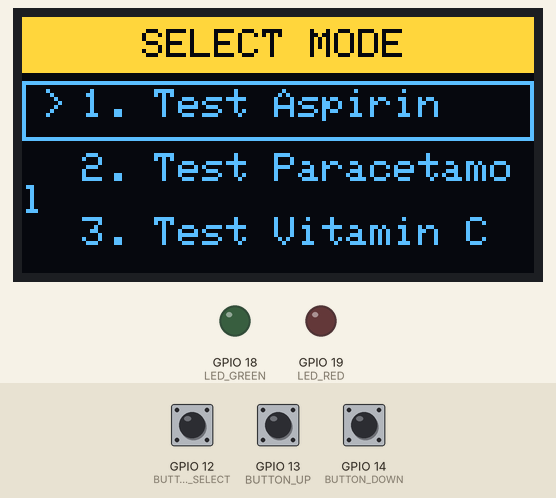
A sketch run on a simulated ESP32. Shown: 128×64 one-colour display, output pins drawn as LEDs (lit = HIGH). Inputs (shaded band) come from the test bench; at power-on: GPIO 12 (BUTTON_SELECT) HIGH, GPIO 13 (BUTTON_UP) HIGH, GPIO 14 (BUTTON_DOWN) HIGH. The OLED is the two-colour kind (top 16 rows yellow); random numbers use the default seed unless the sketch sets one.

Above: at 3.2 s.
3.3 s: GPIO 12 (BUTTON_SELECT) pulled LOW for 1 s
At 4.02 s:
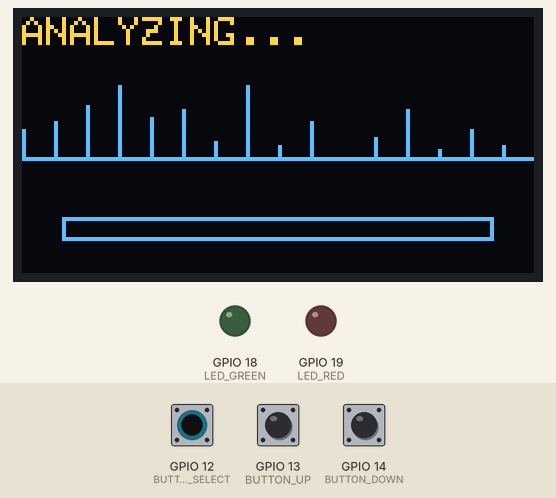
4.9 s: GPIO 13 (BUTTON_UP) pulled LOW for 3.2 s
At 9.1 s:
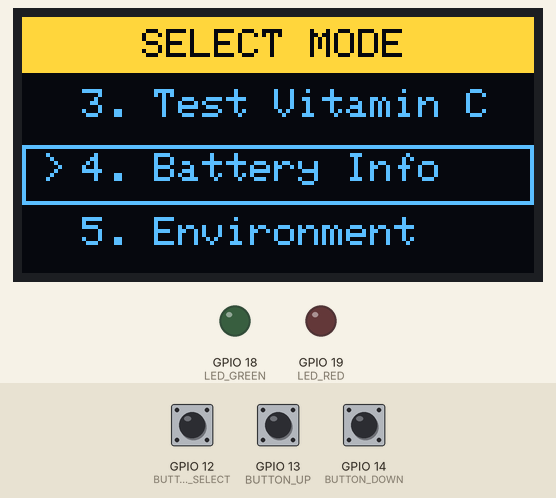
9.6 s: GPIO 14 (BUTTON_DOWN) pulled LOW for 1 s
At 11.3 s:
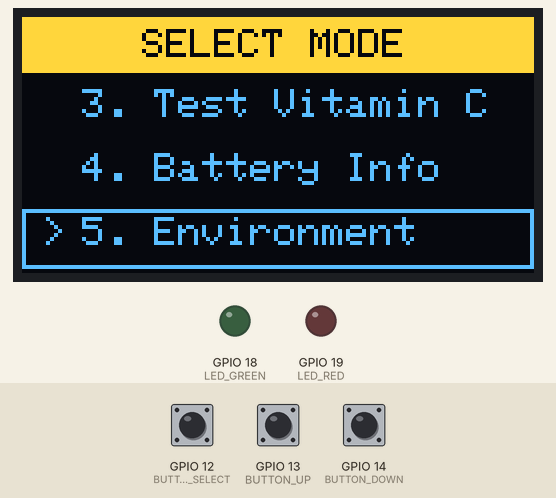
12.1 s: GPIO 12 (BUTTON_SELECT) pulled LOW for 0.15 s
At 13.4 s:
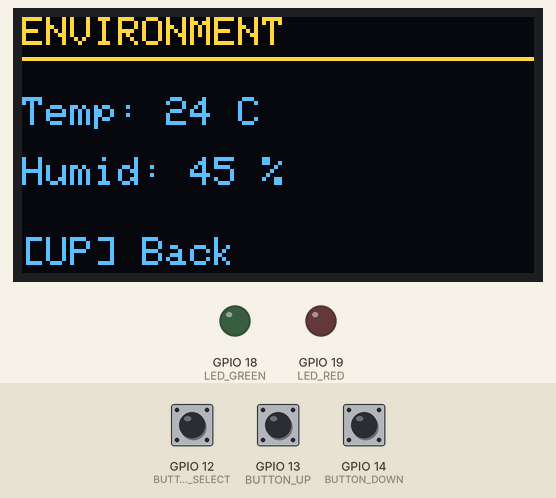
13.9 s: GPIO 13 (BUTTON_UP) pulled LOW for 0.15 s
At 15.2 s:
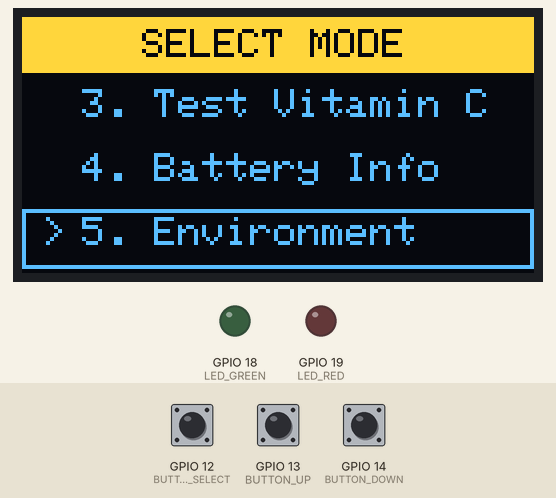
15.7 s: GPIO 13 (BUTTON_UP) pulled LOW for 1 s
At 16.14 s:
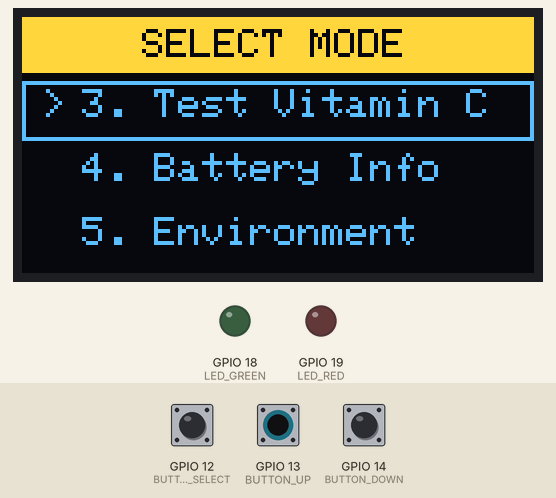
Timing chart, 0 to 18.7 s (numbered marks = the images above; inputs shaded):
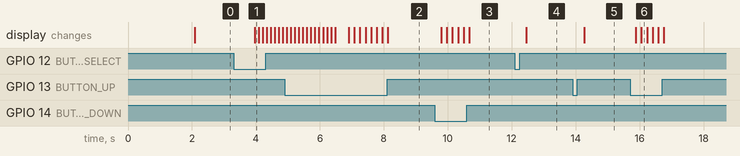

Measured:
- after the input at 3.3 s, the display: changes after 0.66 s (image 1)
- after the input at 9.6 s, the display: changes after 0.19 s (image 3)
- after the input at 12.1 s, the display: changes after 0.36 s (image 4)
- after the input at 13.9 s, the display: changes after 0.37 s (image 5)
- after the input at 15.7 s, the display: first changes after 0.18 s (image 6 shows a later state)

The sketch:

esp32_code_oled_display_only.ino
```cpp
#include <Wire.h>
#include <Adafruit_GFX.h>
#include <Adafruit_SSD1306.h>
#include "drug_model.h"  // YOUR AI BRAIN

// --- 1. CONFIGURATION ---
#define SCREEN_WIDTH 128
#define SCREEN_HEIGHT 64
#define OLED_RESET    -1
Adafruit_SSD1306 display(SCREEN_WIDTH, SCREEN_HEIGHT, &Wire, OLED_RESET);

// --- PINS ---
const int BUTTON_UP = 13;      // Move Up / Back
const int BUTTON_DOWN = 14;    // Move Down
const int BUTTON_SELECT = 12;  // Select / Start
const int LED_GREEN = 18;      // Real
const int LED_RED = 19;        // Fake

// --- SAFETY GATES (Strict Logic) ---
const int ASPIRIN_MIN = 2600, ASPIRIN_MAX = 3000;
const int PARA_MIN    = 2450, PARA_MAX    = 2750;
const int VITC_MIN    = 3130, VITC_MAX    = 3200;

// --- MENU SYSTEM ---
const char *options[] = {
  "1. Test Aspirin",
  "2. Test Paracetamol",
  "3. Test Vitamin C",
  "4. Battery Info",
  "5. Environment"
};
const int menuLength = 5;
int selected = 0;
int topVisible = 0;

// --- STATES ---
enum SystemState { STATE_MENU, STATE_READY, STATE_SCANNING, STATE_RESULT, STATE_INFO };
SystemState currentState = STATE_MENU;

// --- RESULT VARIABLES ---
bool isAuthentic = false;
String failReason = "";
float detectedAmp = 0;
int aiClass = 0;

void setup() {
  Serial.begin(115200);
  Wire.begin(21, 22); // ESP32 I2C

  // Setup Hardware
  pinMode(BUTTON_UP, INPUT_PULLUP);
  pinMode(BUTTON_DOWN, INPUT_PULLUP);
  pinMode(BUTTON_SELECT, INPUT_PULLUP);
  pinMode(LED_GREEN, OUTPUT);
  pinMode(LED_RED, OUTPUT);

  digitalWrite(LED_GREEN, LOW);
  digitalWrite(LED_RED, LOW);

  // Init OLED
  if(!display.begin(SSD1306_SWITCHCAPVCC, 0x3C)) {
    Serial.println(F("SSD1306 allocation failed"));
    for(;;);
  }
  display.setRotation(2); // Rotation as per your request

  // Splash Screen
  showSplashScreen();
}

void loop() {
  switch (currentState) {
    case STATE_MENU:     handleMenu(); break;
    case STATE_READY:    handleReady(); break;
    case STATE_SCANNING: runScan(); break;
    case STATE_RESULT:   handleResult(); break;
    case STATE_INFO:     handleInfo(); break;
  }
}

// ==========================================
// CORE LOGIC: PROBE READING
// ==========================================
void read_probe(float* buffer) {
  // ⚠️ INSERT YOUR ANALOG READ CODE HERE ⚠️
  // For now, we simulate data to prevent crashes if probe isn't connected
  for(int i=0; i<64; i++) {
     // buffer[i] = analogRead(34); // UNCOMMENT THIS FOR REAL SENSOR
     // delay(5);
     buffer[i] = 0; // Placeholder
  }
}

// ==========================================
// 1. MENU STATE
// ==========================================
void handleMenu() {
  // Navigation
  if (digitalRead(BUTTON_UP) == LOW) {
    selected--;
    if (selected < 0) { selected = menuLength - 1; topVisible = menuLength - 3; }
    else if (selected < topVisible) topVisible = selected;
    delay(150);
  }
  if (digitalRead(BUTTON_DOWN) == LOW) {
    selected++;
    if (selected >= menuLength) { selected = 0; topVisible = 0; }
    else if (selected >= topVisible + 3) topVisible++;
    delay(150);
  }
  if (digitalRead(BUTTON_SELECT) == LOW) {
    if (selected <= 2) currentState = STATE_READY; // Drug Tests
    else currentState = STATE_INFO; // Info pages
    delay(300);
  }

  // Draw Menu
  display.clearDisplay();
  display.fillRect(0, 0, 128, 14, SSD1306_WHITE);
  display.setTextColor(SSD1306_BLACK);
  display.setCursor(30, 3); display.print("SELECT MODE");

  display.setTextColor(SSD1306_WHITE);
  for (int i = 0; i < 3; i++) {
    int itemIndex = topVisible + i;
    if (itemIndex >= menuLength) break;
    int y = 18 + (i * 16);

    if (itemIndex == selected) {
      display.drawRect(0, y - 2, 128, 15, SSD1306_WHITE);
      display.setCursor(5, y); display.print(">");
    }
    display.setCursor(15, y); display.print(options[itemIndex]);
  }
  display.display();
}

// ==========================================
// 2. READY STATE (Pre-Scan)
// ==========================================
void handleReady() {
  // BACK SYSTEM: UP button goes back
  if (digitalRead(BUTTON_UP) == LOW) { currentState = STATE_MENU; delay(300); return; }
  // START: SELECT button
  if (digitalRead(BUTTON_SELECT) == LOW) { currentState = STATE_SCANNING; delay(300); return; }

  display.clearDisplay();
  display.setTextColor(SSD1306_WHITE);

  // Header
  display.setCursor(0, 0); display.print("TARGET: ");
  if(selected == 0) display.println("ASPIRIN");
  if(selected == 1) display.println("PARACETAMOL");
  if(selected == 2) display.println("VITAMIN C");
  display.drawLine(0, 10, 128, 10, SSD1306_WHITE);

  display.setCursor(0, 25); display.println("Place probe in"); display.println("sample solution.");

  // Footer
  display.setCursor(0, 55); display.print("[UP] Back  [SEL] Scan");
  display.display();
}

// ==========================================
// 3. SCANNING STATE (Animation + AI)
// ==========================================
void runScan() {
  // 1. Cool Animation
  for(int i = 0; i <= 20; i++) {
    display.clearDisplay();
    display.setCursor(0, 0); display.print("ANALYZING...");
    display.drawLine(0, 35, 128, 35, SSD1306_WHITE);
    for(int x=0; x<128; x+=8) {
      display.drawLine(x, 35, x, 35 - random(0, 20), SSD1306_WHITE);
    }
    // Progress Bar
    display.drawRect(10, 50, 108, 6, SSD1306_WHITE);
    display.fillRect(12, 52, map(i, 0, 20, 0, 104), 2, SSD1306_WHITE);
    display.display();
    delay(100);
  }

  // 2. REAL READING & AI LOGIC
  float sensor_data[64];
  read_probe(sensor_data); // Get Data

  // Calculate Max Amp
  float max_amp = 0;
  for(int i=0; i<64; i++) if(sensor_data[i] > max_amp) max_amp = sensor_data[i];
  detectedAmp = max_amp;

  // Run AI
  // 0=Aspirin, 1=Fake, 2=Paracetamol, 3=Vitamin_C
  int ai_result = predict_drug(sensor_data);
  aiClass = ai_result;

  // 3. DUAL-CHECK VERIFICATION
  isAuthentic = false;
  failReason = "";

  if (selected == 0) { // ASPIRIN MODE
    if (ai_result != 0) failReason = "Bad Shape";
    else if (max_amp < ASPIRIN_MIN || max_amp > ASPIRIN_MAX) failReason = "Bad Val";
    else isAuthentic = true;
  }
  else if (selected == 1) { // PARACETAMOL MODE
    if (ai_result != 2) failReason = "Bad Shape";
    else if (max_amp < PARA_MIN || max_amp > PARA_MAX) failReason = "Bad Val";
    else isAuthentic = true;
  }
  else if (selected == 2) { // VITAMIN C MODE
    if (ai_result != 3) failReason = "Bad Shape";
    else if (max_amp < VITC_MIN || max_amp > VITC_MAX) failReason = "Bad Val";
    else isAuthentic = true;
  }

  // 4. SET LEDS
  if(isAuthentic) {
    digitalWrite(LED_GREEN, HIGH);
    digitalWrite(LED_RED, LOW);
  } else {
    digitalWrite(LED_GREEN, LOW);
    digitalWrite(LED_RED, HIGH);
  }

  currentState = STATE_RESULT;
}

// ==========================================
// 4. RESULT STATE
// ==========================================
void handleResult() {
  // BACK SYSTEM: Any button returns to menu
  if (digitalRead(BUTTON_SELECT) == LOW || digitalRead(BUTTON_UP) == LOW || digitalRead(BUTTON_DOWN) == LOW) {
    // Turn off LEDs when leaving result screen
    digitalWrite(LED_GREEN, LOW);
    digitalWrite(LED_RED, LOW);
    currentState = STATE_MENU;
    delay(300);
  }

  display.clearDisplay();
  if (!isAuthentic) {
    // FAKE SCREEN
    display.fillRoundRect(0, 0, 128, 64, 4, SSD1306_WHITE);
    display.setTextColor(SSD1306_BLACK);
    display.setTextSize(2); display.setCursor(35, 10); display.print("FAKE!");
    display.setTextSize(1); display.setCursor(10, 35); display.print("Reason: "); display.print(failReason);
    display.setCursor(10, 48); display.print("Val: "); display.print((int)detectedAmp);
  } else {
    // REAL SCREEN
    display.drawRect(0, 0, 128, 64, SSD1306_WHITE);
    display.setTextColor(SSD1306_WHITE);
    display.setTextSize(2); display.setCursor(35, 10); display.print("REAL");
    display.setTextSize(1); display.setCursor(20, 35); display.print("Match: 99%");
    display.setCursor(20, 48); display.print("Sample Verified");
  }
  display.display();
}

// ==========================================
// 5. INFO STATE
// ==========================================
void handleInfo() {
  // BACK SYSTEM: Up or Select goes back
  if (digitalRead(BUTTON_SELECT) == LOW || digitalRead(BUTTON_UP) == LOW) { currentState = STATE_MENU; delay(300); }

  display.clearDisplay();
  display.setTextColor(SSD1306_WHITE);
  display.setTextSize(1);
  display.setCursor(0, 0);

  if (selected == 3) {
      display.println("BATTERY STATUS"); display.drawLine(0, 10, 128, 10, SSD1306_WHITE);
      display.setCursor(0, 20); display.setTextSize(2); display.println("4.1 V");
      display.setTextSize(1); display.setCursor(0, 40); display.println("Optimal Level");
  } else {
      display.println("ENVIRONMENT"); display.drawLine(0, 10, 128, 10, SSD1306_WHITE);
      display.setCursor(0, 20); display.print("Temp: 24 C");
      display.setCursor(0, 35); display.print("Humid: 45 %");
  }
  display.setCursor(0, 55); display.print("[UP] Back");
  display.display();
}

void showSplashScreen() {
  display.clearDisplay();
  display.setTextColor(SSD1306_WHITE);
  display.drawRect(10, 5, 108, 32, SSD1306_WHITE);
  display.fillRect(10, 34, 108, 3, SSD1306_WHITE);
  display.setTextSize(3); display.setCursor(30, 10); display.print("SAFE");
  display.setTextSize(1); display.setCursor(5, 45); display.print("Substance Analysis");
  display.display();
  delay(2000);
}
```

Source omitted: drug_model.h (14150 bytes)
